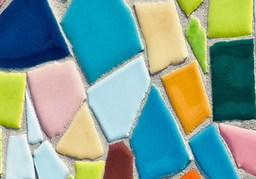
#> input picture input_files/t7.png, 256 x 179 px, shrunk from 466 x 326 before the run
$ python main.py
#> lines starting #> are read from the running program, lines starting #| are printed output that depends on the picture; after the words box and inside, x2 and y2 are one past the last pixel; in counts of white or black regions, pixels touching at a corner belong together
#> further down, img is the input picture: shape (179, 256, 3); mean B, G, R 145.9, 159.2, 126.6
#> `img = cv.cvtColor(img, cv.COLOR_BGR2RGB)/255.0`:
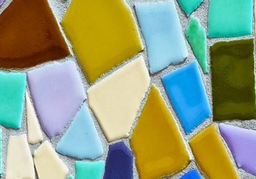
#> img: shape (179, 256, 3) float64; mean B, G, R 0.497, 0.624, 0.572
### utils/texture.py
from math import ceil
from random import randint
import matplotlib.pyplot as plt
import numpy as np
from utils.synthesisError import *
from utils.dpMinCut import *


class textureMain():
    def __init__(self, img, block_size, overlap_size, num_blocks, H, W, H1, W1, tolerance_factor):
#> called with block_size = 50, overlap_size = 8, num_blocks = 10, H = 179, W = 256, H1 = 420, W1 = 420, tolerance_factor = 0.1
        self.img = img
        self.block_size = block_size
        self.overlap_size = overlap_size
        self.num_blocks = num_blocks
        self.H = H
#> self.H = 179
        self.W = W
#> self.W = 256
        self.H1 = H1
        self.W1 = W1
        self.tolerance_factor = tolerance_factor

    def generateOutputMask(self):
        outimg = np.zeros((self.H1, self.W1, 3))
        # print(outimg)
        return outimg

    def overlaps(self, i, j):
        l = r = t = b = 0
        if (i == 0 and j == 0):
            b = r = self.block_size
        elif (i == 0 and j != 0):
            b = self.block_size
            l = (j-1)*self.block_size - (j-1)*self.overlap_size
            r = l + self.block_size
        elif (j == 0 and i != 0):
            r = self.block_size
            t = (i-1)*self.block_size - (i-1)*self.overlap_size
            b = t + self.block_size
        else:
            l = (j-1)*self.block_size - (j-1)*self.overlap_size
            r = l + self.block_size
            t = (i-1)*self.block_size - (i-1)*self.overlap_size
            b = t + self.block_size

        return [l, r, t, b]

    def createTexture(self):
        flag = 1

        outimg = self.generateOutputMask()
        img_np = self.img

        for i in range(0, self.num_blocks):
            for j in range(0, self.num_blocks):

                """
                ov_left, ov_right is the overlap region along the columns
                ov_top, ov_bottom is the overlap region along the rows
                """
                ov_left, ov_right, ov_top, ov_bottom = self.overlaps(i, j)

                E = np.zeros(
                    (self.H - self.block_size, self.W - self.block_size))

                if (i == 0 and j == 0):
                    row_id = randint(0, self.H - self.block_size)
                    col_id = randint(0, self.W - self.block_size)
                    temp = img_np[row_id:row_id+self.block_size,
                                  col_id:col_id+self.block_size, :]
                    outimg[ov_top:ov_bottom, ov_left:ov_right, :] = temp
                    continue

                elif (i == 0):
                    sliced_cut = outimg[ov_top:ov_bottom,
                                        ov_left:ov_left + self.overlap_size, :]
                    E = synthesis_error(
                        img_np, sliced_cut, self.block_size, self.overlap_size, "left")

                elif (j == 0):
                    sliced_cut = outimg[ov_top:ov_top +
                                        self.overlap_size, ov_left:ov_right, :]
                    E = synthesis_error(
                        img_np, sliced_cut, self.block_size, self.overlap_size, "up")

                else:
                    sliced_cut = outimg[ov_top:ov_bottom,
                                        ov_left:ov_left + self.overlap_size, :]
                    E = synthesis_error(
                        img_np, sliced_cut, self.block_size, self.overlap_size, "left")

                    sliced_cut = outimg[ov_top:ov_top +
                                        self.overlap_size, ov_left:ov_right, :]
                    E = E + synthesis_error(
                        img_np, sliced_cut, self.block_size, self.overlap_size, "up")

                    sliced_cut = outimg[ov_top:ov_top +
                                        self.overlap_size, ov_left:ov_left + self.overlap_size, :]
                    E = E - synthesis_error(
                        img_np, sliced_cut, self.block_size, self.overlap_size, "corner")


                mn_E = np.min(E)
                E_col = np.reshape(E, (E.shape[0]*E.shape[1], 1))
                matches = np.asarray(
                    np.where(E_col <= (1+self.tolerance_factor)*mn_E))
                matches = np.reshape(
                    matches, (matches.shape[0]*matches.shape[1], 1))
                im_r, im_c = np.unravel_index(matches, E.shape)
                rr = int(im_r[randint(0, im_r.shape[1]-1)][0])
                cc = int(im_c[randint(0, im_c.shape[1]-1)][0])

                """
                MIN CUT DP
                """

                boundary = np.ones((self.block_size, self.block_size))

                if(i != 0):
                    img_overlap = img_np[rr:rr +
                                         self.overlap_size, cc:cc+self.block_size, :]
                    out_overlap = outimg[ov_top:ov_top +
                                         self.overlap_size, ov_left:ov_right, :]
                    cut = minCut(img_overlap, out_overlap, "horizontal")
                    boundary[0:self.overlap_size,
                             0:self.block_size] = np.double(cut >= 0)

                if(j != 0):
                    img_overlap = img_np[rr:rr +
                                         self.block_size, cc:cc+self.overlap_size, :]
                    out_overlap = outimg[ov_top:ov_bottom,
                                         ov_left:ov_left + self.overlap_size, :]
                    cut = minCut(img_overlap, out_overlap, "vertical")
                    boundary[0:self.block_size, 0:self.overlap_size] = np.multiply(
                        boundary[0:self.block_size, 0:self.overlap_size], np.double(cut >= 0))

                boundary = np.repeat(boundary[:, :, np.newaxis], 3, axis=2)

                border = np.multiply(
                    outimg[ov_top:ov_bottom, ov_left:ov_right, :], (boundary == 0))
                right_part = np.multiply(
                    img_np[rr:rr+self.block_size, cc:cc+self.block_size, :], (boundary == 1))
                outimg[ov_top:ov_bottom, ov_left:ov_right,
                       :] = border + right_part

            print("Progress=", i)
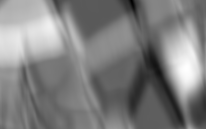
#> E: shape (129, 206) float64; min 0, max 341.4, mean 170.2; drawn with min black and max white
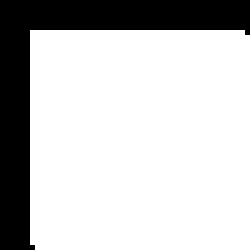
#> boundary: shape (50, 50, 3) float64 (shown 5 times larger); values 0 (black) and 1 (white), 77.4% white; 1 black region, box (x1, y1, x2, y2) and area: (0, 0, 50, 50) 566
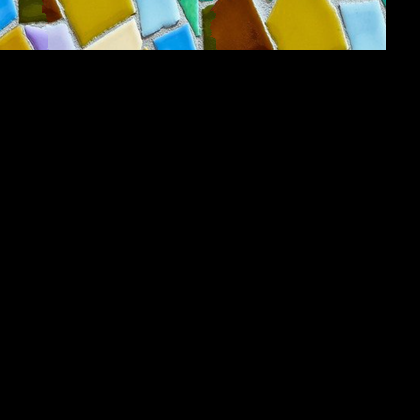
#> outimg: shape (420, 420, 3) float64; mean B, G, R 0.0443, 0.0653, 0.0643
        return outimg

### utils/synthesisError.py
from math import floor
from matplotlib.pyplot import axis
import numpy as np

def synthesis_error(img, out_slice, block_size, overlap_size, loc):
    H, W = img.shape[:2]
    E = np.zeros((H - block_size, W - block_size), dtype=float)

    for i in range(H-block_size):
        for j in range(W-block_size):

            row, col = i, j

            if(loc == "left"):
                e_row = row + block_size
                e_col = col + overlap_size
            elif (loc == "up"):
                e_row = row + overlap_size
                e_col = col + block_size
            elif (loc == "corner"):
                e_row = row + overlap_size
                e_col = col + overlap_size
            img_block = img[row:e_row, col:e_col, :]

            """
            Error is given by
            error = (B1_ov - B2_ov)^2
            E[i,j] = e[i,j] + min(E[i-1,j-1], E[i-1,j], E[i,j-1])
            """
            diff = out_slice - img_block
            err = np.reshape(diff, (diff.shape[0]*diff.shape[1]*diff.shape[2], 1))
#> (the run stopped early here; a loop or call above may not have finished)
